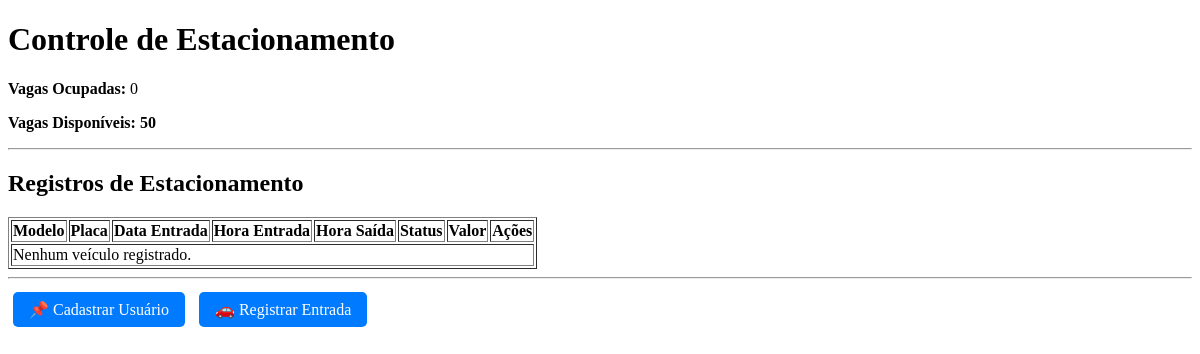
Before: / with the older database file.
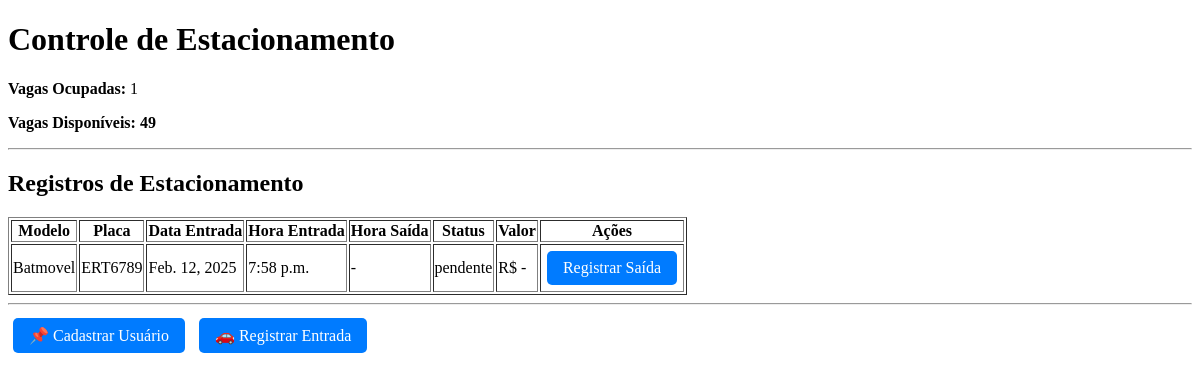
After: the same page with the newer database file.
### core/models.py (models this page shows, shortened)
class RegistroEstacionamento(models.Model):
    cliente = models.ForeignKey(Cliente, on_delete=models.CASCADE)
    modelo_carro = models.CharField(max_length=50)
    placa = models.CharField(max_length=10, unique=True)
    data_entrada = models.DateField(auto_now_add=True)
    hora_entrada = models.TimeField(auto_now_add=True)
    hora_saida = models.TimeField(null=True, blank=True)
    status_pagamento = models.CharField(
        max_length=10, choices=[('pago', 'Pago'), ('pendente', 'A pagar')], default='pendente'
    )
    valor_pago = models.DecimalField(max_digits=7, decimal_places=2, null=True, blank=True)

### core/views.py (the view)
# urls.py: path('', dashboard, name='dashboard'),
def dashboard(request):
    total_vagas = 50
    vagas_ocupadas = RegistroEstacionamento.objects.filter(hora_saida__isnull=True).count()
    vagas_disponiveis = total_vagas - vagas_ocupadas
    clientes = Cliente.objects.all()
    registros = RegistroEstacionamento.objects.all()
    return render(request, 'core/dashboard.html', {
        'clientes': clientes,  # Passando os clientes
        'registros': registros,  # Passando os registros de estacionamento
        'vagas_ocupadas': vagas_ocupadas,
        'vagas_disponiveis': vagas_disponiveis,
    })

### core/templates/core/dashboard.html (shortened to what this page needs)
<!DOCTYPE html>
<html lang="pt">
<head>
</head>
<body>
    <h1>Controle de Estacionamento</h1>
    <p><strong>Vagas Ocupadas:</strong> {{ vagas_ocupadas }}</p>
    <p><strong>Vagas Disponíveis:</strong> <b>{{ vagas_disponiveis }}</b></p>
    <hr>
    <h2>Registros de Estacionamento</h2>
    <table border="1">
        <tr>
            <th>Modelo</th>
            <th>Placa</th>
            <th>Data Entrada</th>
            <th>Hora Entrada</th>
            <th>Hora Saída</th>
            <th>Status</th>
            <th>Valor</th>
            <th>Ações</th>
        </tr>
        {% for registro in registros %}
        <tr>
            <td>{{ registro.modelo_carro }}</td>
            <td>{{ registro.placa }}</td>
            <td>{{ registro.data_entrada }}</td>
            <td>{{ registro.hora_entrada }}</td>
            <td>{{ registro.hora_saida|default:"-" }}</td>
            <td>{{ registro.status_pagamento }}</td>
            <td>R$ {{ registro.valor_pago|default:"-" }}</td>
            <td>
                {% if not registro.hora_saida %}
                    <a href="{% url 'registrar_saida' registro.id %}" class="button">Registrar Saída</a>
                {% else %}
                    ✅ Pago
                {% endif %}
            </td>
        </tr>
        {% empty %}
        <tr>
            <td colspan="8">Nenhum veículo registrado.</td>
        </tr>
        {% endfor %}
    </table>
    <hr>
    <a href="{% url 'cadastrar_cliente' %}" class="button">📌 Cadastrar Usuário</a>
    <a href="{% url 'registro_entrada' %}" class="button">🚗 Registrar Entrada</a>
</body>
</html>

Changed rows visible on the page:
added RegistroEstacionamento: modelo_carro "Batmovel", placa "ERT6789", data_entrada "Feb. 12, 2025", hora_entrada "7:58 p.m.", hora_saida "-", status_pagamento "pendente", valor_pago "-", shows "Registrar Saída"
Other visible differences:
{{ vagas_ocupadas }}: "0" → "1"
{{ vagas_disponiveis }}: "50" → "49"
text no longer shown: "Nenhum veículo registrado."
